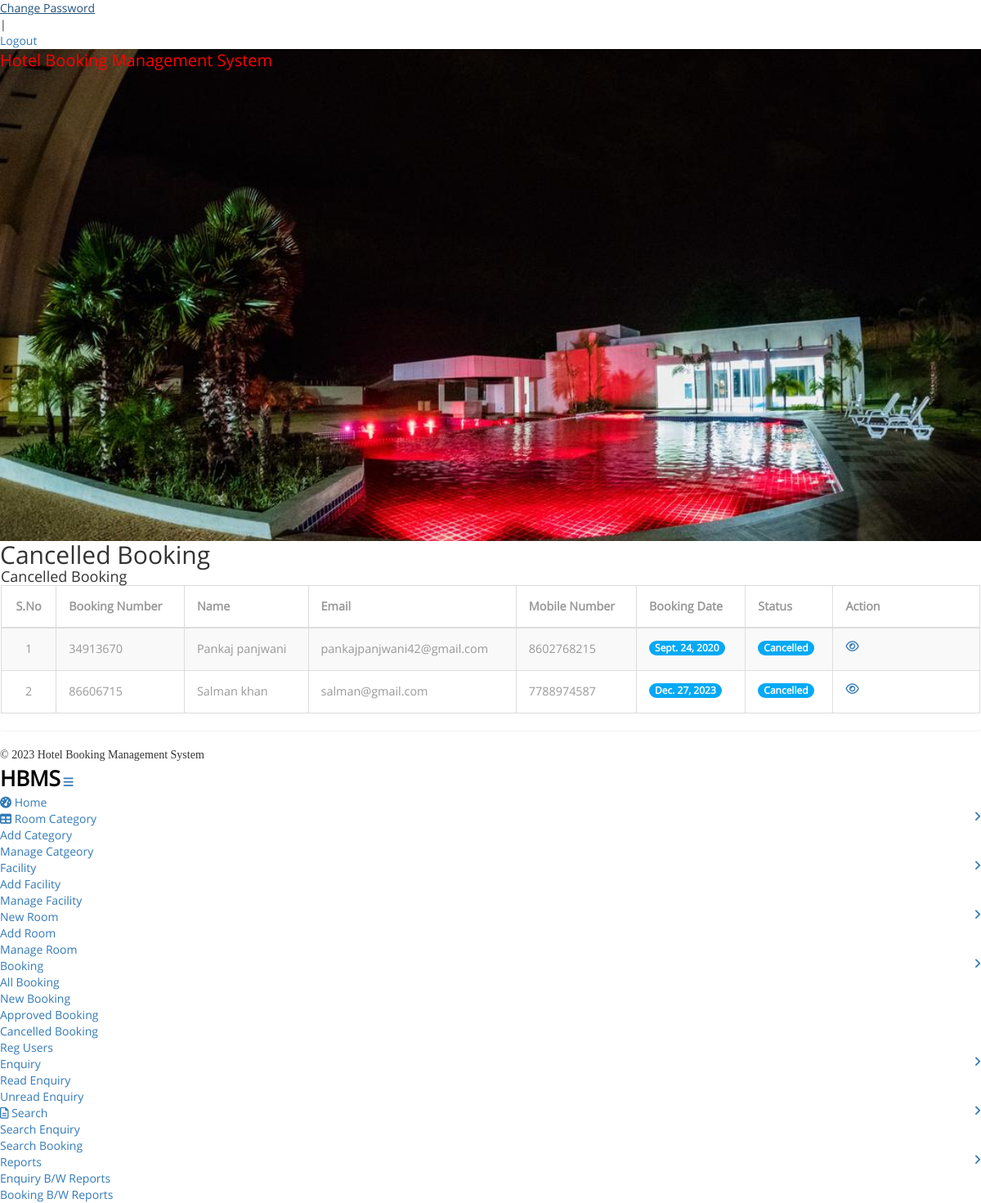
The page /cancelled_booking (signed in) on the database its author committed.
### hotel/models.py (models this page shows, shortened)
class Booking(models.Model):
    roomid = models.ForeignKey(Room, on_delete=models.CASCADE)
    bookingnumber = models.CharField(max_length=100)
    userid = models.ForeignKey(User, on_delete=models.CASCADE)
    idtype = models.CharField(max_length=50)
    gender = models.CharField(max_length=10)
    address = models.CharField(max_length=500)
    checkindate = models.DateField()
    checkoutdate = models.DateField()
    bookingdate = models.DateField()
    remark = models.CharField(max_length=100)
    status = models.CharField(max_length=100)

### hotel/views.py (the view)
# urls.py: path('cancelled_booking',cancelled_booking, name='cancelled_booking'),
def cancelled_booking(request):
    if not request.user.is_authenticated:
        return redirect('admin_login')
    book = Booking.objects.filter(status="Cancelled")
    bookcount = Booking.objects.filter(status="Cancelled").count()
    d = {'book':book,'bookcount':bookcount}
    return render(request,'cancelled_booking.html', d)

### hotel/templates/cancelled_booking.html (shortened to what this page needs)
{% load static %}
{% block body %}
<html>
<head>
<link href="{% static 'admin/css/bootstrap.min.css' %}" rel='stylesheet' type='text/css' />
<link href="{% static 'admin/css/style.css' %}" rel='stylesheet' type='text/css' />
<link href="{% static 'admin/css/font-awesome.css' %}" rel="stylesheet">
<link rel="stylesheet" href="{% static 'admin/css/icon-font.min.css' %}" type='text/css' />
</head>
<body>
   <div class="page-container">
	<div class="left-content">
	   <div class="inner-content">
			{% include 'adminheader.html' %}
			<div class="content">
<div class="women_main">
	<div class="grids">
					<div class="progressbar-heading grids-heading">
						<h2>Cancelled Booking</h2>
					</div>
					<div class="panel panel-widget forms-panel">
						<div class="forms">
							<div class="form-grids widget-shadow" data-example-id="basic-forms">
								<div class="form-title">
									<h4>Cancelled Booking</h4>
								</div>
								<div class="form-body">
									     <table class="table table-bordered table-striped table-vcenter js-dataTable-full-pagination">
                                <thead>
                                    <tr>
                                        <th class="text-center">S.No</th>
                                        <th>Booking Number</th>
                                        <th>Name</th>
                                        <th class="d-none d-sm-table-cell">Email</th>
                                        <th class="d-none d-sm-table-cell">Mobile Number</th>
                                        <th class="d-none d-sm-table-cell">Booking Date</th>
                                        <th class="d-none d-sm-table-cell">Status</th>
                                        <th class="d-none d-sm-table-cell" style="width: 15%;">Action</th>
                                       </tr>
                                </thead>
                                <tbody>
                                {% for i in book %}
                                    <tr>
                                        <td class="text-center">{{forloop.counter}}</td>
                                        <td class="font-w600">{{i.bookingnumber}}</td>
                                        <td class="font-w600">{{i.userid.first_name}}</td>
                                        <td class="d-none d-sm-table-cell">{{i.userid.username}}</td>
                                        <td class="d-none d-sm-table-cell">{{i.userid.last_name}}</td>
                                        <td class="d-none d-sm-table-cell">
                                            <span class="badge badge-primary">{{i.bookingdate}}</span>
                                        </td>
                                         {% if i.status == "" %}
                     <td class="font-w600">Not Updated Yet</td>
                        {% else %}
                                        <td class="d-none d-sm-table-cell">
                                            <span class="badge badge-primary">{{i.status}}</span>
                                        </td>
                        {% endif %}
                                         <td class="d-none d-sm-table-cell"><a href="{% url 'booking_detail' i.id %}"><i class="fa fa-eye" aria-hidden="true"></i></a></td>
                                    </tr>
                             {% endfor %}
                                </tbody>
                            </table>
								</div>
							</div>
						</div>
					</div>
				</div>
{% include 'adminfooter.html' %}
</div>
</div>
		</div>
</div>
		{% include 'adminsidebar.html' %}
							</div>
</body>
</html>
{% endblock %}

### hotel/static/css/style.css (style rules this page uses)
body a { transition:0.5s all; -webkit-transition:0.5s all; -moz-transition:0.5s all; -o-transition:0.5s all; -ms-transition:0.5s all; }
h1,h2,h3,h4,h5,h6 { padding:0 0; margin:0 0; }
body { padding:0 0; margin:0 0; font-family: 'OpenSans-Regular' }
.table > thead > tr > th, .table > tbody > tr > th, .table > tfoot > tr > th, .table > thead > tr > td, .table > tbody > tr > td, .table > tfoot > tr > td { border-top: none !important; }
.badge-primary { background-color: #03a9f4; }
.table td, .table>tbody>tr>td, .table>tbody>tr>th, .table>tfoot>tr>td, .table>tfoot>tr>th, .table>thead>tr>td, .table>thead>tr>th { padding: 15px!important; }
.table > thead > tr > th, .table > tbody > tr > th, .table > tfoot > tr > th, .table > thead > tr > td, .table > tbody > tr > td, .table > tfoot > tr > td { font-size: 0.9em; color: #999; border-top: none !important; }

### rows shown on the page
Booking: bookingnumber "34913670", userid.first_name "Pankaj panjwani", userid.username "pankajpanjwani42@gmail.com", userid.last_name "8602768215", bookingdate "Sept. 24, 2020", status "Cancelled"
Booking: bookingnumber "86606715", userid.first_name "Salman khan", userid.username "salman@gmail.com", userid.last_name "7788974587", bookingdate "Dec. 27, 2023", status "Cancelled"
